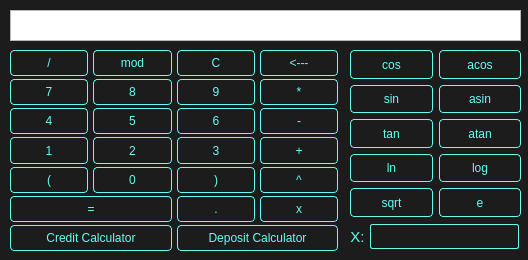
<?xml version="1.0" encoding="UTF-8"?>
<ui version="4.0">
 <class>MainWindow</class>
 <widget class="QMainWindow" name="MainWindow">
  <property name="geometry">
   <rect>
    <x>0</x>
    <y>0</y>
    <width>528</width>
    <height>260</height>
   </rect>
  </property>
  <property name="sizePolicy">
   <sizepolicy hsizetype="Fixed" vsizetype="Fixed">
    <horstretch>0</horstretch>
    <verstretch>0</verstretch>
   </sizepolicy>
  </property>
  <property name="font">
   <font>
    <pointsize>14</pointsize>
   </font>
  </property>
  <property name="contextMenuPolicy">
   <enum>Qt::NoContextMenu</enum>
  </property>
  <property name="acceptDrops">
   <bool>false</bool>
  </property>
  <property name="windowTitle">
   <string>SMART CALCULATOR</string>
  </property>
  <property name="styleSheet">
   <string notr="true">QWidget#centralQWidget {
	background-color: #1c1c1c;
}

QLabel {
	color: #66FCF1;
}

QLineEdit {
	background-color: transparent;
	border-radius: 2px;
	border: 1px solid #66FCF1;
	color: #66FCF1;
}

QPushButton {
	color: #66FCF1;
	border-radius: 4px;
	border: 1px solid #66FCF1;
	background-color: transparent;
}

QPushButton:hover {
	color: #1c1c1c;
	border-radius: 4px;
	border: 1px solid #1c1c1c;
	background-color: #66FCF1;
}

QPushButton:pressed {
    color: #FFFFFF;
    background-color: #45A29E;
    border: 1px solid #45A29E;
}</string>
  </property>
  <widget class="QWidget" name="centralQWidget">
   <widget class="QWidget" name="mainQWidget" native="true">
    <property name="geometry">
     <rect>
      <x>0</x>
      <y>10</y>
      <width>601</width>
      <height>361</height>
     </rect>
    </property>
    <property name="sizePolicy">
     <sizepolicy hsizetype="Preferred" vsizetype="Preferred">
      <horstretch>0</horstretch>
      <verstretch>0</verstretch>
     </sizepolicy>
    </property>
    <widget class="QWidget" name="gridLayoutWidget">
     <property name="geometry">
      <rect>
       <x>10</x>
       <y>40</y>
       <width>328</width>
       <height>201</height>
      </rect>
     </property>
     <layout class="QGridLayout" name="buttonsQGridLayout">
      <property name="horizontalSpacing">
       <number>5</number>
      </property>
      <property name="verticalSpacing">
       <number>3</number>
      </property>
      <item row="2" column="0">
       <widget class="QPushButton" name="fourQPushButton">
        <property name="sizePolicy">
         <sizepolicy hsizetype="Minimum" vsizetype="Minimum">
          <horstretch>0</horstretch>
          <verstretch>0</verstretch>
         </sizepolicy>
        </property>
        <property name="text">
         <string>4</string>
        </property>
       </widget>
      </item>
      <item row="1" column="1">
       <widget class="QPushButton" name="eightQPushButton">
        <property name="sizePolicy">
         <sizepolicy hsizetype="Minimum" vsizetype="Minimum">
          <horstretch>0</horstretch>
          <verstretch>0</verstretch>
         </sizepolicy>
        </property>
        <property name="text">
         <string>8</string>
        </property>
       </widget>
      </item>
      <item row="3" column="3">
       <widget class="QPushButton" name="sumQPushButton">
        <property name="sizePolicy">
         <sizepolicy hsizetype="Minimum" vsizetype="Minimum">
          <horstretch>0</horstretch>
          <verstretch>0</verstretch>
         </sizepolicy>
        </property>
        <property name="text">
         <string>+</string>
        </property>
       </widget>
      </item>
      <item row="0" column="0">
       <widget class="QPushButton" name="divQPushButton">
        <property name="sizePolicy">
         <sizepolicy hsizetype="Minimum" vsizetype="Minimum">
          <horstretch>0</horstretch>
          <verstretch>0</verstretch>
         </sizepolicy>
        </property>
        <property name="text">
         <string>/</string>
        </property>
       </widget>
      </item>
      <item row="0" column="3">
       <widget class="QPushButton" name="backspaceQPushButton">
        <property name="sizePolicy">
         <sizepolicy hsizetype="Minimum" vsizetype="Minimum">
          <horstretch>0</horstretch>
          <verstretch>0</verstretch>
         </sizepolicy>
        </property>
        <property name="text">
         <string>&lt;---</string>
        </property>
       </widget>
      </item>
      <item row="1" column="3">
       <widget class="QPushButton" name="mulQPushButton">
        <property name="sizePolicy">
         <sizepolicy hsizetype="Minimum" vsizetype="Minimum">
          <horstretch>0</horstretch>
          <verstretch>0</verstretch>
         </sizepolicy>
        </property>
        <property name="text">
         <string>*</string>
        </property>
       </widget>
      </item>
      <item row="3" column="0">
       <widget class="QPushButton" name="oneQPushButton">
        <property name="sizePolicy">
         <sizepolicy hsizetype="Minimum" vsizetype="Minimum">
          <horstretch>0</horstretch>
          <verstretch>0</verstretch>
         </sizepolicy>
        </property>
        <property name="text">
         <string>1</string>
        </property>
        <property name="autoDefault">
         <bool>false</bool>
        </property>
        <property name="flat">
         <bool>false</bool>
        </property>
       </widget>
      </item>
      <item row="1" column="0">
       <widget class="QPushButton" name="sevenQPushButton">
        <property name="sizePolicy">
         <sizepolicy hsizetype="Minimum" vsizetype="Minimum">
          <horstretch>0</horstretch>
          <verstretch>0</verstretch>
         </sizepolicy>
        </property>
        <property name="text">
         <string>7</string>
        </property>
       </widget>
      </item>
      <item row="2" column="1">
       <widget class="QPushButton" name="fiveQPushButton">
        <property name="sizePolicy">
         <sizepolicy hsizetype="Minimum" vsizetype="Minimum">
          <horstretch>0</horstretch>
          <verstretch>0</verstretch>
         </sizepolicy>
        </property>
        <property name="text">
         <string>5</string>
        </property>
       </widget>
      </item>
      <item row="0" column="2">
       <widget class="QPushButton" name="clearQPushButton">
        <property name="sizePolicy">
         <sizepolicy hsizetype="Minimum" vsizetype="Minimum">
          <horstretch>0</horstretch>
          <verstretch>0</verstretch>
         </sizepolicy>
        </property>
        <property name="text">
         <string>C</string>
        </property>
       </widget>
      </item>
      <item row="2" column="3">
       <widget class="QPushButton" name="subQPushButton">
        <property name="sizePolicy">
         <sizepolicy hsizetype="Minimum" vsizetype="Minimum">
          <horstretch>0</horstretch>
          <verstretch>0</verstretch>
         </sizepolicy>
        </property>
        <property name="text">
         <string>-</string>
        </property>
       </widget>
      </item>
      <item row="1" column="2">
       <widget class="QPushButton" name="nineQPushButton">
        <property name="sizePolicy">
         <sizepolicy hsizetype="Minimum" vsizetype="Minimum">
          <horstretch>0</horstretch>
          <verstretch>0</verstretch>
         </sizepolicy>
        </property>
        <property name="text">
         <string>9</string>
        </property>
       </widget>
      </item>
      <item row="3" column="1">
       <widget class="QPushButton" name="twoQPushButton">
        <property name="sizePolicy">
         <sizepolicy hsizetype="Minimum" vsizetype="Minimum">
          <horstretch>0</horstretch>
          <verstretch>0</verstretch>
         </sizepolicy>
        </property>
        <property name="text">
         <string>2</string>
        </property>
       </widget>
      </item>
      <item row="3" column="2">
       <widget class="QPushButton" name="threeQPushButton">
        <property name="sizePolicy">
         <sizepolicy hsizetype="Minimum" vsizetype="Minimum">
          <horstretch>0</horstretch>
          <verstretch>0</verstretch>
         </sizepolicy>
        </property>
        <property name="text">
         <string>3</string>
        </property>
       </widget>
      </item>
      <item row="2" column="2">
       <widget class="QPushButton" name="sixQPushButton">
        <property name="sizePolicy">
         <sizepolicy hsizetype="Minimum" vsizetype="Minimum">
          <horstretch>0</horstretch>
          <verstretch>0</verstretch>
         </sizepolicy>
        </property>
        <property name="text">
         <string>6</string>
        </property>
       </widget>
      </item>
      <item row="0" column="1">
       <widget class="QPushButton" name="modQPushButton">
        <property name="sizePolicy">
         <sizepolicy hsizetype="Minimum" vsizetype="Minimum">
          <horstretch>0</horstretch>
          <verstretch>0</verstretch>
         </sizepolicy>
        </property>
        <property name="text">
         <string>mod</string>
        </property>
       </widget>
      </item>
      <item row="6" column="0" colspan="2">
       <widget class="QPushButton" name="creditcalcQPushButton">
        <property name="sizePolicy">
         <sizepolicy hsizetype="Minimum" vsizetype="Minimum">
          <horstretch>0</horstretch>
          <verstretch>0</verstretch>
         </sizepolicy>
        </property>
        <property name="text">
         <string>Credit Calculator</string>
        </property>
       </widget>
      </item>
      <item row="6" column="2" colspan="2">
       <widget class="QPushButton" name="depositcalcQPushButton">
        <property name="sizePolicy">
         <sizepolicy hsizetype="Minimum" vsizetype="Minimum">
          <horstretch>0</horstretch>
          <verstretch>0</verstretch>
         </sizepolicy>
        </property>
        <property name="text">
         <string>Deposit Calculator</string>
        </property>
       </widget>
      </item>
      <item row="5" column="2">
       <widget class="QPushButton" name="pointQPushButton">
        <property name="sizePolicy">
         <sizepolicy hsizetype="Minimum" vsizetype="Minimum">
          <horstretch>0</horstretch>
          <verstretch>0</verstretch>
         </sizepolicy>
        </property>
        <property name="text">
         <string>.</string>
        </property>
       </widget>
      </item>
      <item row="5" column="3">
       <widget class="QPushButton" name="xQPushButton">
        <property name="sizePolicy">
         <sizepolicy hsizetype="Minimum" vsizetype="Minimum">
          <horstretch>0</horstretch>
          <verstretch>0</verstretch>
         </sizepolicy>
        </property>
        <property name="text">
         <string>x</string>
        </property>
       </widget>
      </item>
      <item row="4" column="1">
       <widget class="QPushButton" name="zeroQPushButton">
        <property name="sizePolicy">
         <sizepolicy hsizetype="Minimum" vsizetype="Minimum">
          <horstretch>0</horstretch>
          <verstretch>0</verstretch>
         </sizepolicy>
        </property>
        <property name="text">
         <string>0</string>
        </property>
       </widget>
      </item>
      <item row="4" column="0">
       <widget class="QPushButton" name="leftbracketQPushButton">
        <property name="sizePolicy">
         <sizepolicy hsizetype="Minimum" vsizetype="Minimum">
          <horstretch>0</horstretch>
          <verstretch>0</verstretch>
         </sizepolicy>
        </property>
        <property name="text">
         <string>(</string>
        </property>
       </widget>
      </item>
      <item row="4" column="2">
       <widget class="QPushButton" name="rightbracketQPushButton">
        <property name="sizePolicy">
         <sizepolicy hsizetype="Minimum" vsizetype="Minimum">
          <horstretch>0</horstretch>
          <verstretch>0</verstretch>
         </sizepolicy>
        </property>
        <property name="text">
         <string>)</string>
        </property>
       </widget>
      </item>
      <item row="4" column="3">
       <widget class="QPushButton" name="powQPushButton">
        <property name="sizePolicy">
         <sizepolicy hsizetype="Minimum" vsizetype="Minimum">
          <horstretch>0</horstretch>
          <verstretch>0</verstretch>
         </sizepolicy>
        </property>
        <property name="text">
         <string>^</string>
        </property>
       </widget>
      </item>
      <item row="5" column="0" colspan="2">
       <widget class="QPushButton" name="resultQPushButton">
        <property name="sizePolicy">
         <sizepolicy hsizetype="Minimum" vsizetype="Minimum">
          <horstretch>0</horstretch>
          <verstretch>0</verstretch>
         </sizepolicy>
        </property>
        <property name="text">
         <string>=</string>
        </property>
       </widget>
      </item>
     </layout>
    </widget>
    <widget class="QTextBrowser" name="inputFieldQTextBrowser">
     <property name="geometry">
      <rect>
       <x>10</x>
       <y>0</y>
       <width>511</width>
       <height>31</height>
      </rect>
     </property>
     <property name="sizePolicy">
      <sizepolicy hsizetype="Fixed" vsizetype="Fixed">
       <horstretch>0</horstretch>
       <verstretch>0</verstretch>
      </sizepolicy>
     </property>
    </widget>
    <widget class="QWidget" name="gridLayoutWidget_2">
     <property name="geometry">
      <rect>
       <x>350</x>
       <y>40</y>
       <width>171</width>
       <height>167</height>
      </rect>
     </property>
     <layout class="QGridLayout" name="gridQLayout">
      <item row="0" column="1">
       <widget class="QPushButton" name="acosQPushButton">
        <property name="sizePolicy">
         <sizepolicy hsizetype="Minimum" vsizetype="Minimum">
          <horstretch>0</horstretch>
          <verstretch>0</verstretch>
         </sizepolicy>
        </property>
        <property name="text">
         <string>acos</string>
        </property>
       </widget>
      </item>
      <item row="3" column="1">
       <widget class="QPushButton" name="logQPushButton">
        <property name="sizePolicy">
         <sizepolicy hsizetype="Minimum" vsizetype="Minimum">
          <horstretch>0</horstretch>
          <verstretch>0</verstretch>
         </sizepolicy>
        </property>
        <property name="text">
         <string>log</string>
        </property>
       </widget>
      </item>
      <item row="4" column="0">
       <widget class="QPushButton" name="sqrtQPushButton">
        <property name="sizePolicy">
         <sizepolicy hsizetype="Minimum" vsizetype="Minimum">
          <horstretch>0</horstretch>
          <verstretch>0</verstretch>
         </sizepolicy>
        </property>
        <property name="text">
         <string>sqrt</string>
        </property>
       </widget>
      </item>
      <item row="4" column="1">
       <widget class="QPushButton" name="expQPushButton">
        <property name="sizePolicy">
         <sizepolicy hsizetype="Minimum" vsizetype="Minimum">
          <horstretch>0</horstretch>
          <verstretch>0</verstretch>
         </sizepolicy>
        </property>
        <property name="text">
         <string>e</string>
        </property>
       </widget>
      </item>
      <item row="1" column="0">
       <widget class="QPushButton" name="sinQPushButton">
        <property name="sizePolicy">
         <sizepolicy hsizetype="Minimum" vsizetype="Minimum">
          <horstretch>0</horstretch>
          <verstretch>0</verstretch>
         </sizepolicy>
        </property>
        <property name="text">
         <string>sin</string>
        </property>
       </widget>
      </item>
      <item row="3" column="0">
       <widget class="QPushButton" name="lnQPushButton">
        <property name="sizePolicy">
         <sizepolicy hsizetype="Minimum" vsizetype="Minimum">
          <horstretch>0</horstretch>
          <verstretch>0</verstretch>
         </sizepolicy>
        </property>
        <property name="text">
         <string>ln</string>
        </property>
       </widget>
      </item>
      <item row="0" column="0">
       <widget class="QPushButton" name="cosQPushButton">
        <property name="sizePolicy">
         <sizepolicy hsizetype="Minimum" vsizetype="Minimum">
          <horstretch>0</horstretch>
          <verstretch>0</verstretch>
         </sizepolicy>
        </property>
        <property name="text">
         <string>cos</string>
        </property>
       </widget>
      </item>
      <item row="2" column="0">
       <widget class="QPushButton" name="tanQPushButton">
        <property name="sizePolicy">
         <sizepolicy hsizetype="Minimum" vsizetype="Minimum">
          <horstretch>0</horstretch>
          <verstretch>0</verstretch>
         </sizepolicy>
        </property>
        <property name="text">
         <string>tan</string>
        </property>
       </widget>
      </item>
      <item row="1" column="1">
       <widget class="QPushButton" name="asinQPushButton">
        <property name="sizePolicy">
         <sizepolicy hsizetype="Minimum" vsizetype="Minimum">
          <horstretch>0</horstretch>
          <verstretch>0</verstretch>
         </sizepolicy>
        </property>
        <property name="text">
         <string>asin</string>
        </property>
       </widget>
      </item>
      <item row="2" column="1">
       <widget class="QPushButton" name="atanQPushButton">
        <property name="sizePolicy">
         <sizepolicy hsizetype="Minimum" vsizetype="Minimum">
          <horstretch>0</horstretch>
          <verstretch>0</verstretch>
         </sizepolicy>
        </property>
        <property name="text">
         <string>atan</string>
        </property>
       </widget>
      </item>
     </layout>
    </widget>
    <widget class="QWidget" name="otherQWidget" native="true">
     <property name="geometry">
      <rect>
       <x>336</x>
       <y>208</y>
       <width>185</width>
       <height>73</height>
      </rect>
     </property>
     <widget class="QLabel" name="xQLabel">
      <property name="geometry">
       <rect>
        <x>-1</x>
        <y>7</y>
        <width>45</width>
        <height>24</height>
       </rect>
      </property>
      <property name="font">
       <font>
        <pointsize>11</pointsize>
       </font>
      </property>
      <property name="text">
       <string>X:</string>
      </property>
      <property name="alignment">
       <set>Qt::AlignCenter</set>
      </property>
     </widget>
     <widget class="QLineEdit" name="inputXQLineEdit">
      <property name="geometry">
       <rect>
        <x>34</x>
        <y>6</y>
        <width>149</width>
        <height>25</height>
       </rect>
      </property>
      <property name="maxLength">
       <number>15</number>
      </property>
     </widget>
    </widget>
   </widget>
  </widget>
 </widget>
 <resources/>
 <connections/>
</ui>
